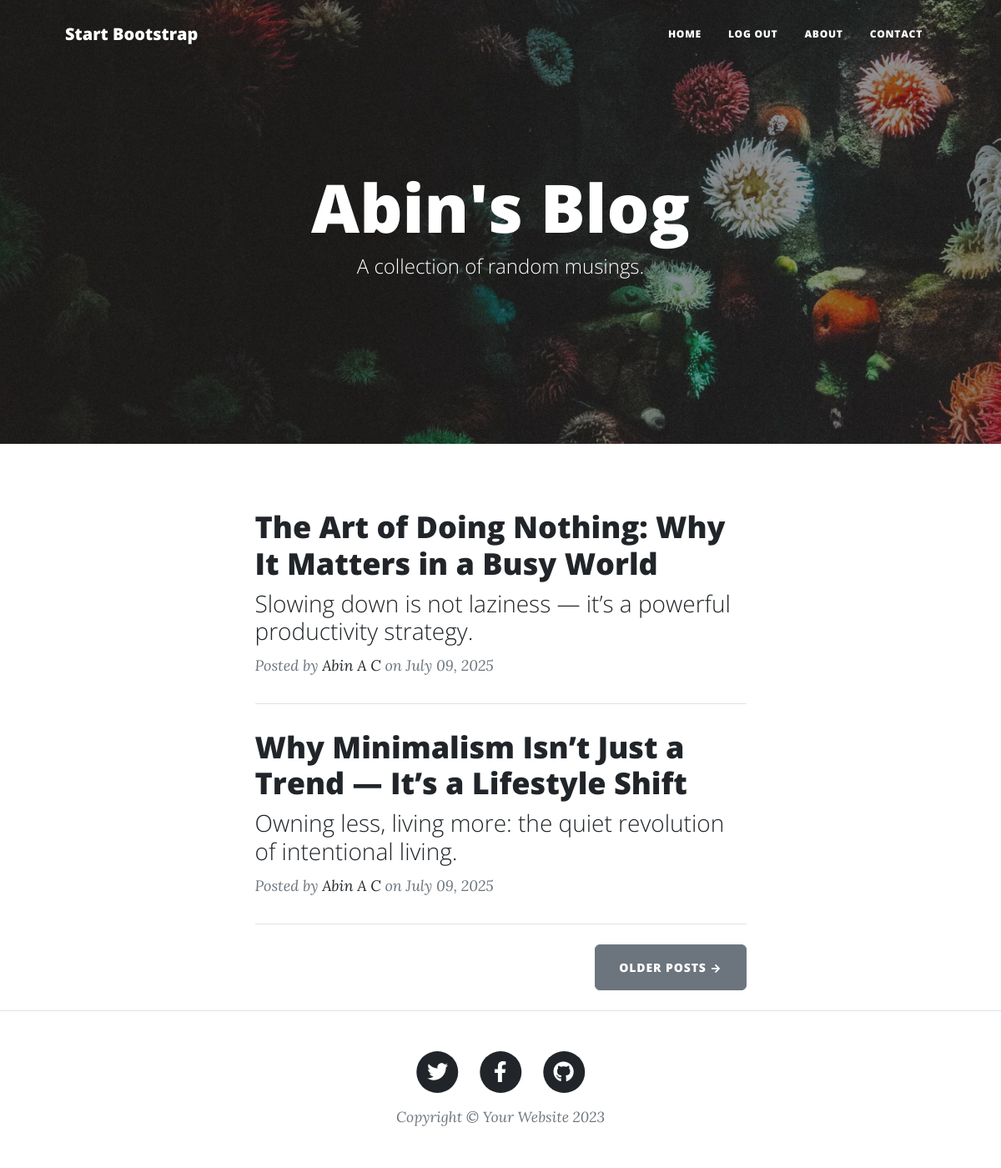
/ (signed in), run on the app's committed database.
### main.py (models this page shows)
class BlogPost(db.Model):
    __tablename__ = "blog_posts"
    id: Mapped[int] = mapped_column(Integer, primary_key=True)
    author_id: Mapped[int] = mapped_column(Integer, db.ForeignKey("users.id"))
    author = relationship("User", back_populates="posts")
    title: Mapped[str] = mapped_column(String(250), unique=True, nullable=False)
    subtitle: Mapped[str] = mapped_column(String(250), nullable=False)
    date: Mapped[str] = mapped_column(String(250), nullable=False)
    body: Mapped[str] = mapped_column(Text, nullable=False)
    img_url: Mapped[str] = mapped_column(String(250), nullable=False)
    comments = relationship("Comment", back_populates="parent_post")

class User(UserMixin,db.Model):
    __tablename__ = "users"
    id: Mapped[int] = mapped_column(Integer, primary_key=True)
    email: Mapped[str] = mapped_column(String(100), unique=True)
    password: Mapped[str] = mapped_column(String(100))
    name: Mapped[str] = mapped_column(String(1000))
    posts = relationship("BlogPost", back_populates="author")
    comments = relationship("Comment", back_populates="comment_author")

### main.py (the view)
@app.route('/')
def get_all_posts():
    result = db.session.execute(db.select(BlogPost))
    posts = result.scalars().all()
    return render_template("index.html", all_posts=posts,logged_in=current_user.is_authenticated)

### main.py (called while the page is built)
@login_manager.user_loader
def load_user(user_id):
    return db.get_or_404(User, user_id)

### templates/index.html (shortened to what this page needs)
{% include "header.html" %}
<header
  class="masthead"
  style="background-image: url('../static/assets/img/home-bg.jpg')"
>
  <div class="container position-relative px-4 px-lg-5">
    <div class="row gx-4 gx-lg-5 justify-content-center">
      <div class="col-md-10 col-lg-8 col-xl-7">
        <div class="site-heading">
          <h1>Abin's Blog</h1>
          <span class="subheading">A collection of random musings.</span>
        </div>
      </div>
    </div>
  </div>
</header>
<div class="container px-4 px-lg-5">
  <div class="row gx-4 gx-lg-5 justify-content-center">
    <div class="col-md-10 col-lg-8 col-xl-7">
      {% for post in all_posts %}
      <div class="post-preview">
        <a href="{{ url_for('show_post', post_id=post.id) }}">
          <h2 class="post-title">{{ post.title }}</h2>
          <h3 class="post-subtitle">{{ post.subtitle }}</h3>
        </a>
        <p class="post-meta">
          Posted by
          <a href="#">{{post.author.name}}</a>
          on {{post.date}}
        </p>
      </div>
      <hr class="my-4" />
      {% endfor %}
      <div class="d-flex justify-content-end mb-4">
        <a class="btn btn-secondary text-uppercase" href="#!">Older Posts →</a>
      </div>
    </div>
  </div>
</div>
{% include "footer.html" %}

### data on the page
BlogPost: title "The Art of Doing Nothing: Why It Matters in a Busy World", subtitle "Slowing down is not laziness — it’s a powerful productivity strategy.", author.name "Abin A C", date "July 09, 2025"
BlogPost: title "Why Minimalism Isn’t Just a Trend — It’s a Lifestyle Shift", subtitle "Owning less, living more: the quiet revolution of intentional living.", author.name "Abin A C", date "July 09, 2025"
